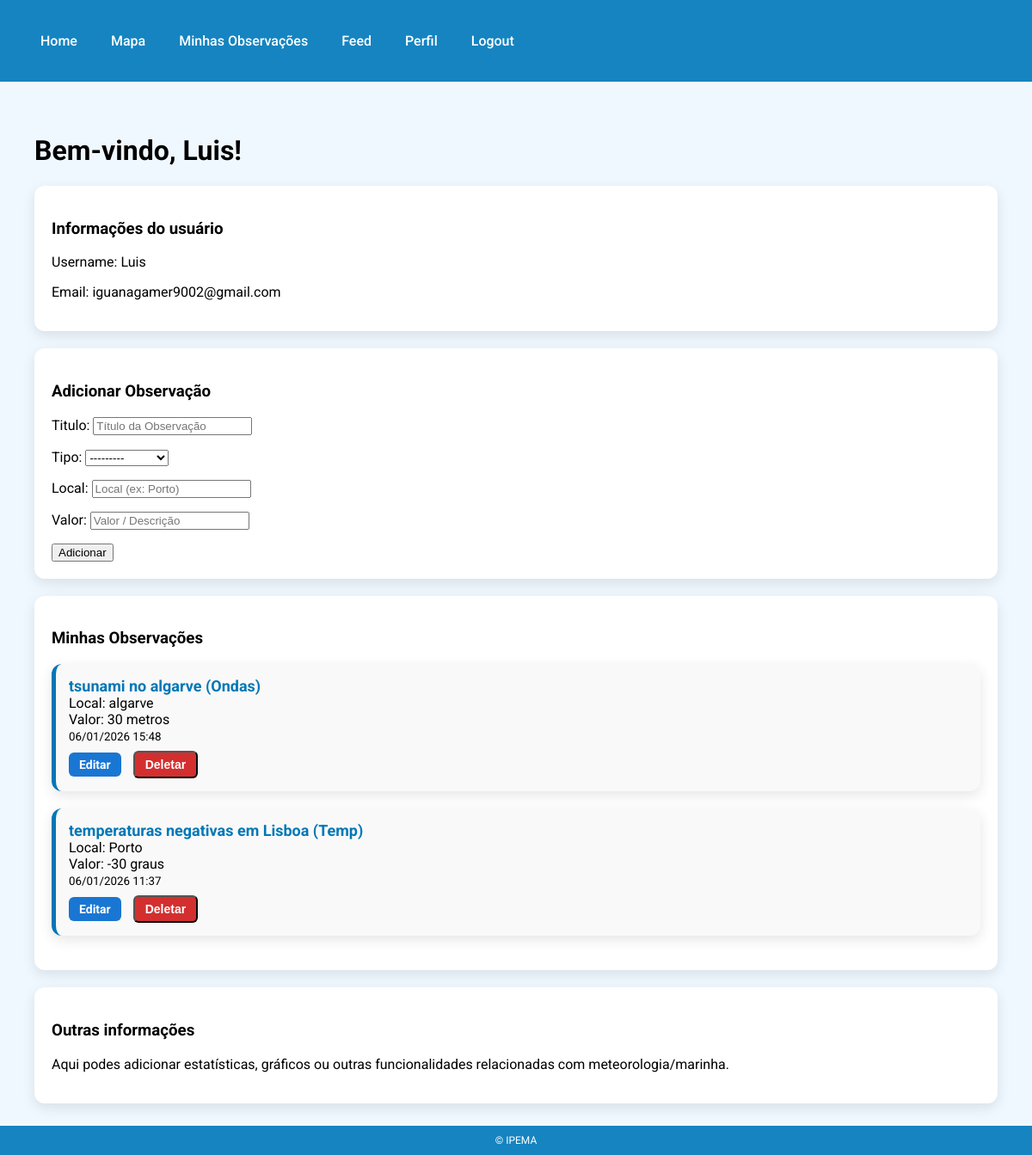
Page /dashboard/ (signed in) on the earlier database version.
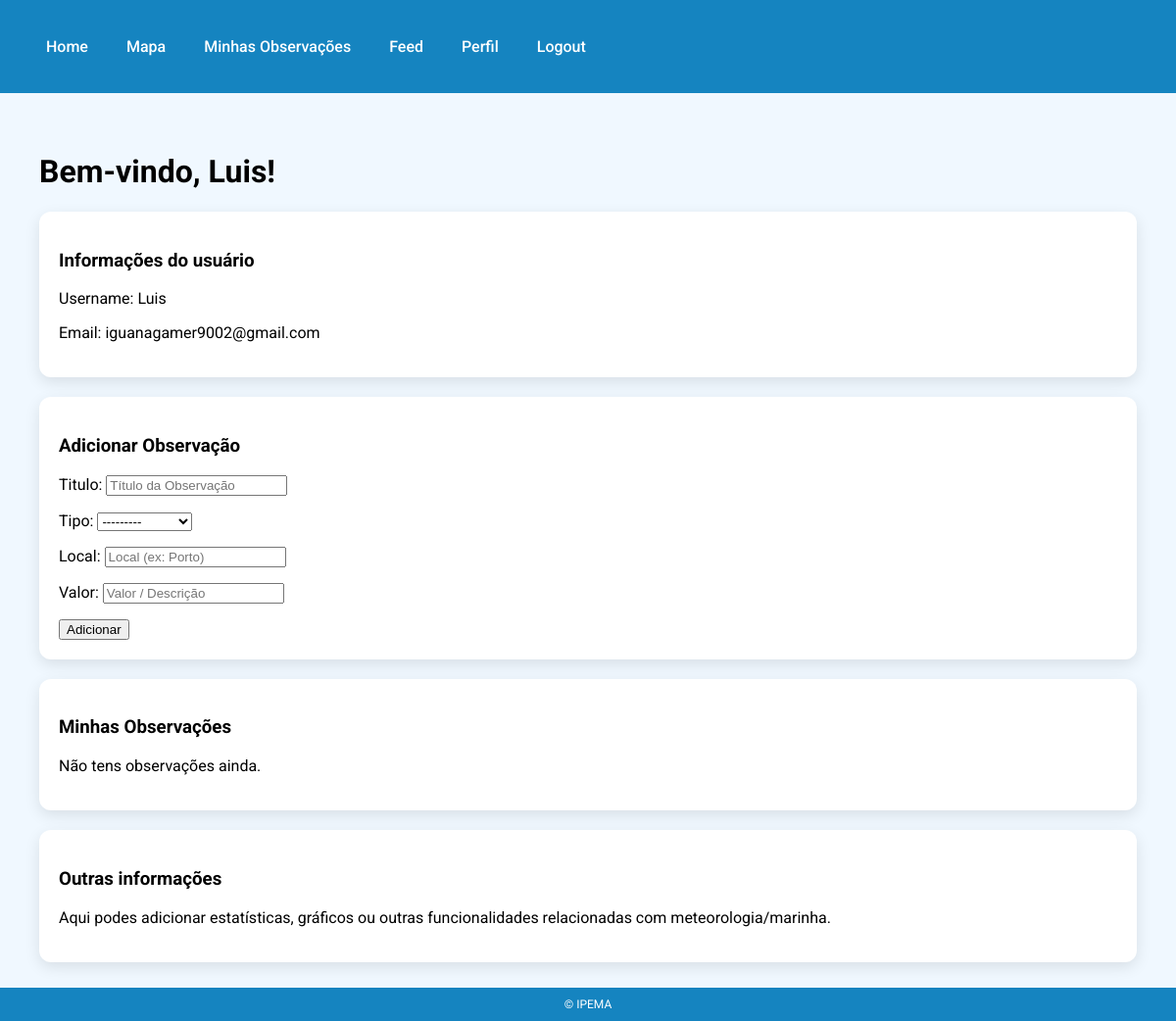
Same page on the later database version.
### core/models.py (models this page shows, shortened)
class Observacao(models.Model):
    user = models.ForeignKey(User, on_delete=models.CASCADE)
    titulo = models.CharField(max_length=100)
    tipo = models.CharField(max_length=20, choices=TIPOS_OBSERVACAO)
    local = models.CharField(max_length=100)
    valor = models.CharField(max_length=200)
    latitude = models.FloatField(blank=True, null=True)
    longitude = models.FloatField(blank=True, null=True)
    created_at = models.DateTimeField(auto_now_add=True)

### core/views.py (the view)
# urls.py: path('dashboard/', dashboard, name='dashboard'),
@login_required
def dashboard(request):
    if request.method == 'POST':
        form = ObservacaoForm(request.POST)
        if form.is_valid():
            nova_obs = form.save(commit=False)
            nova_obs.user = request.user
            nova_obs.save()
            messages.success(request, "Observação adicionada com sucesso!")
            return redirect('dashboard')
    else:
        form = ObservacaoForm()
    observacoes = Observacao.objects.filter(user=request.user).order_by('-created_at')
    return render(request, 'core/dashboard.html', {
        'form': form,
        'observacoes': observacoes
    })

### core/forms.py
class ObservacaoForm(forms.ModelForm):
    class Meta:
        model = Observacao
        fields = ['titulo', 'tipo', 'local', 'valor']
        widgets = {
            'titulo': forms.TextInput(attrs={'placeholder': 'Título da Observação'}),
            'tipo': forms.Select(),
            'local': forms.TextInput(attrs={'placeholder': 'Local (ex: Porto)'}),
            'valor': forms.TextInput(attrs={'placeholder': 'Valor / Descrição'}),
        }

### core/templates/core/dashboard.html (shortened to what this page needs)
{% extends 'core/base.html' %}
{% block content %}
<div class="dashboard-container">
    <div class="dashboard-main">
        <h1>Bem-vindo, {{ user.username }}!</h1>
        <div class="card">
            <h3>Informações do usuário</h3>
            <p>Username: {{ user.username }}</p>
            <p>Email: {{ user.email }}</p>
        </div>
        <div class="card">
            <h3>Adicionar Observação</h3>
            <form method="post" action="{% url 'minhas_observacoes' %}">
                {{ form.as_p }}
                <button type="submit">Adicionar</button>
            </form>
        </div>
        <div class="card">
            <h3>Minhas Observações</h3>
            {% for obs in observacoes %}
                <div class="obs-card">
                    <strong>{{ obs.titulo }} ({{ obs.tipo }})</strong><br>
                    Local: {{ obs.local }}<br>
                    Valor: {{ obs.valor }}<br>
                    <small>{{ obs.created_at|date:"d/m/Y H:i" }}</small><br>
                    <a class="btn-editar" href="{% url 'editar_observacao' obs.pk %}">Editar</a>
                    <form method="post" action="{% url 'deletar_observacao' obs.pk %}" style="display:inline;">
                        <button type="submit" class="btn-deletar">Deletar</button>
                    </form>
                </div>
            {% empty %}
                <p>Não tens observações ainda.</p>
            {% endfor %}
        </div>
        <div class="card">
            <h3>Outras informações</h3>
            <p>Aqui podes adicionar estatísticas, gráficos ou outras funcionalidades relacionadas com meteorologia/marinha.</p>
        </div>
    </div>
</div>
{% endblock %}

Differences in the rows shown:
removed Observacao: titulo "tsunami no algarve", tipo "Ondas", local "algarve", valor "30 metros", created_at "06/01/2026 15:48"
removed Observacao: titulo "temperaturas negativas em Lisboa", tipo "Temp", local "Porto", valor "-30 graus", created_at "06/01/2026 11:37"
Other differences:
text now shown: "Não tens observações ainda."
